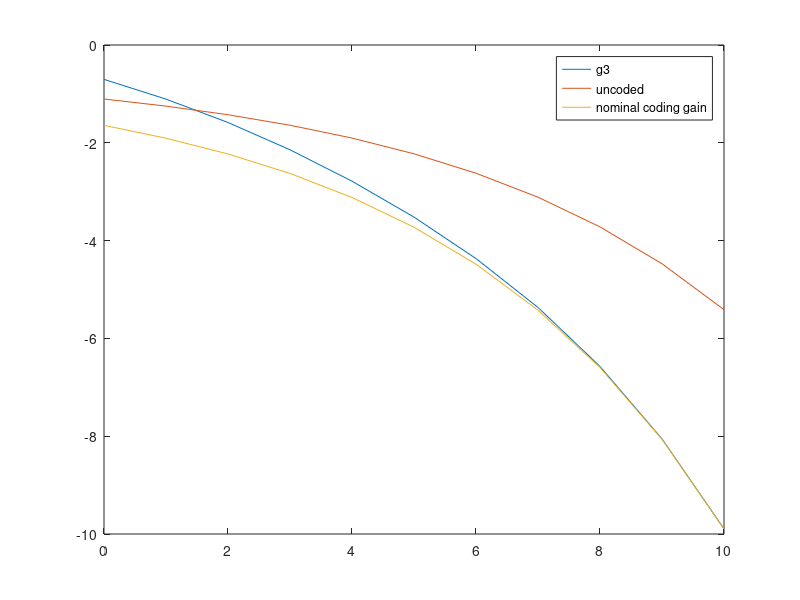

The MATLAB source for this figure:
%% a plot (use Matlab) of the expected performance (Pbit versus Eb/N0)
% together with the derivation of both the nominal and the effective coding gain

d = [6; 8; 10; 12];
Kd = [1; 4; 12; 32];
snr = 10.^((0:10)./10);
R = 1/3;
Pbit_d = bsxfun(@times, Kd, qfunc(sqrt(2*R*d*snr)));
Pbit_code = sum(Pbit_d, 1);
Pbit_uncoded = qfunc(sqrt(2*snr));

gamma_c = R*min(d);
Pbit_nok = qfunc(sqrt(2*snr*gamma_c));

figure, 
plot(10*log10(snr), log10(Pbit_code)), hold on
plot(10*log10(snr), log10(Pbit_uncoded)), hold on
plot(10*log10(snr), log10(Pbit_nok))
legend('g3', 'uncoded', 'nominal coding gain')

